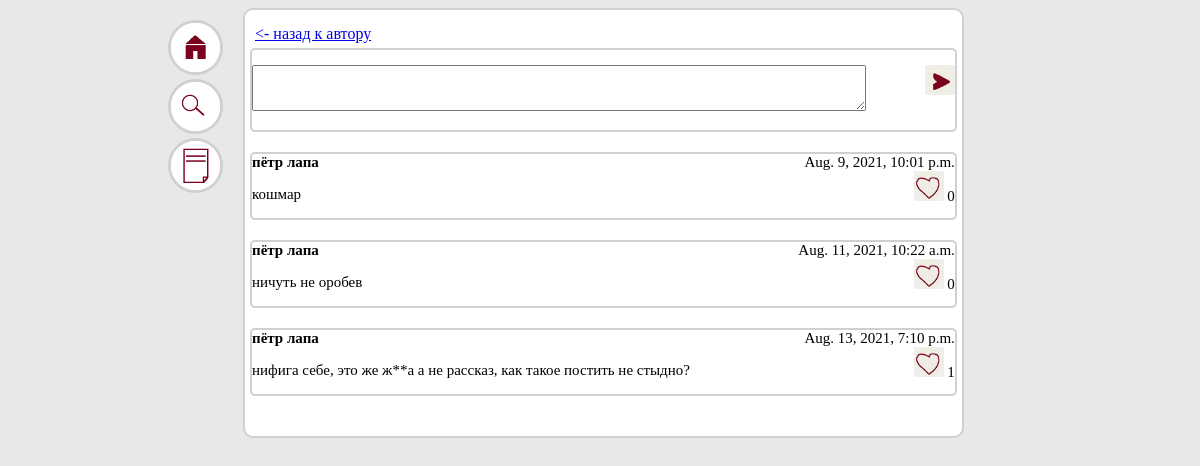
/post/3/comments, run on the app's committed database.
### posts/models.py (models this page shows)
class Comment(models.Model):
    author      = models.ForeignKey(settings.AUTH_USER_MODEL, on_delete=models.SET_NULL,
                            blank=True, null=True, default=1
                  )
    text        = models.CharField(max_length=512)
    created_at = models.DateTimeField(auto_now_add=True)
    like_number = models.PositiveIntegerField()
    who_liked   = models.ManyToManyField(settings.AUTH_USER_MODEL, related_name='+')

### pages/models.py (models this page shows, shortened)
class MyUser(models.Model):
    user     = models.ForeignKey(settings.AUTH_USER_MODEL, on_delete=models.SET_NULL,
                        null=True
               )
    full_name = models.CharField(max_length=256, blank=False, null=False)
    contacts = models.CharField(max_length=512, blank=True, null=True)
    biography = models.CharField(max_length=2048, blank=True, null=True)
    status   = models.CharField(max_length=128, blank=True, null=True)
    photo = models.ImageField(upload_to='pages/avatars', blank=True)

### posts/views.py (the view, shortened to what this page needs)
# urls.py: path('<int:pk>/comments', PostCommentsCreateView.as_view(), name='post-comments'),
class PostCommentsCreateView(CreateView):
    queryset = Post.objects.all()
    queryset2 = MyUser.objects.all()
    form_class = CommentForm
    template_name = 'posts/post_comments_create.html'
    def get(self, request, **kwargs):
        args = self.request.GET.urlencode().split('=')
        if len(args) == 1:
            return super().get(request, **kwargs)
    def get_context_data(self, **kwargs):
        context = super().get_context_data(**kwargs)
        post_obj = Post.objects.get(id=self.kwargs['pk'])
        comments_queryset = post_obj.comments.all()
        pages = Paginator(comments_queryset, 10)
        return_page = pages.page(1)
        for comment in return_page:
            author = comment.author
            comment.link = reverse('author-detail', kwargs={'pk': author.id})
            try:
                comment.author_name = MyUser.objects.get(user_id=author.id).full_name
            except MyUser.DoesNotExist:
                comment.author_name = author.username
            try:
                comment.who_liked.get(id=self.request.user.id)
                comment.ILiked = True
            except Exception as ex:
                comment.ILiked = False
        context['comments'] = return_page
        context['comments_url'] = reverse('posts:post-comments', kwargs={'pk': self.kwargs['pk']})
        context['link_back'] = reverse('posts:post-details', kwargs={'pk': self.kwargs['pk']})
        author = self.request.user
        try:
            context['user_name'] = MyUser.objects.get(user_id=author.id).full_name
        except MyUser.DoesNotExist:
            context['user_name'] = author.username
        return context

### posts/forms.py
class CommentForm(forms.ModelForm):
    class Meta:
        model = Comment
        fields = [
            'text',
        ]
        widgets = {
                'text': forms.Textarea(attrs={'class': 'comment_text'}),
        }

### posts/templates/posts/post_comments_create.html (shortened to what this page needs)
{% extends 'base.html' %}
{% block content %}
{% load static %}
<link rel="stylesheet" href="{% static "posts/styles/post_comments_create.css" %}">
<div class='link_back_container'>
	<a href='{{ link_back }}' class='link_back' ><- назад к автору</a>
</div>
<div class='comment_list' id='comment_list_obj'>
	<div class='comment_list_item'>
		<form method='POST' enctype="multipart/form-data"> {% csrf_token %}
			<div class='text_submit'>
				<p>{{ form.text }}</p>
				<p>
					<input
						type='submit'
						value=''
						class='submit_button'
						style='background-image:
								url("{% static "posts/images/send_comment.png" %}")'
						>
				</p>
				</div>
			</form>
		</div>
		{% for object in comments %}
		<div class='comment_list_item'>
			<div class='comment_tagline'>
				<b class='full_name'>
					<a href='{{ object.link }}' class='author_name_link'>
						{{ object.author_name }}
					</a>
				</b>
				<div class='time_created'>
					{{ object.created_at }}
				</div>
			</div>
			<div class='text_like'>
				<p class='comment_text_two'>{{ object.text }}</p>
				<div class='like_full'>
					<button
					 	class='like_button'
						id='like_button_obj{{ object.id }}'
						style='background-image:
							{% if object.ILiked %}
								url("{% static "posts/images/liked.png" %}")
							{% else %}
								url("{% static "posts/images/unliked.png" %}")
							{% endif %}
							'
					 	onclick='press_like({{ object.id }})'
					>
					</button>
					<span id='like_number_obj{{ object.id }}'>{{ object.like_number }}</span>
				</div>
			</div>
		</div>
	{% endfor %}
</div>
{% endblock content %}

### static/styles/base.css (style rules this page uses)
body { background-color: #e8e8e8; }

### posts/static/posts/styles/post_comments_create.css (style rules this page uses)
.comment_list { padding: 5px; position: relative; }
.comment_list_item { font-size: 15px; border: 2px solid #d0d0d0; border-radius: 5px; margin-bottom: 20px; }
.comment_tagline { display: flex; }
.comment_text_two { width: calc(76vh - 40px); }
.full_name { width: 50%; }
.time_created { text-align: right; width: 50%; }
.text_like { justify-content: space-between; display: flex; width: 100%; }
.like_button { width: 30px; height: 30px; background-size: 30px; border: none; padding: 0px; }
.author_name_link { text-decoration: none; color: black; }
.text_submit { display: flex; justify-content: space-between; position: relative; }
.submit_button { width: 30px; height: 30px; background-size: 30px; border: none; padding: 0px; }
.comment_text { width: calc(76vh); height: 40px; position: relative; }
.link_back_container { font-size: 16px; padding-left: 10px; }

### data on the page
Comment: author_name "пётр лапа", created_at "Aug. 9, 2021, 10:01 p.m.", text "кошмар", like_number "0"
Comment: author_name "пётр лапа", created_at "Aug. 11, 2021, 10:22 a.m.", text "ничуть не оробев", like_number "0"
Comment: author_name "пётр лапа", created_at "Aug. 13, 2021, 7:10 p.m.", text "нифига себе, это же ж**а а не рассказ, как такое постить не стыдно?", like_number "1"
